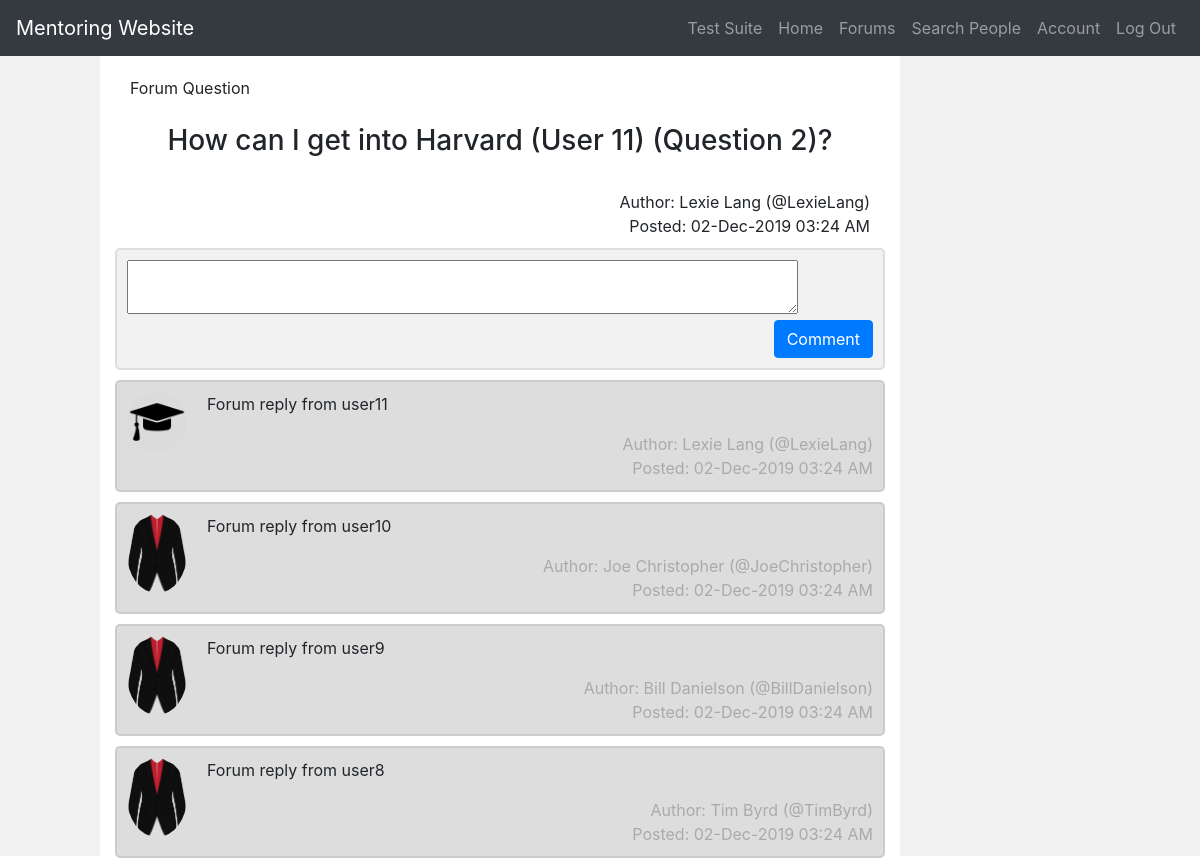
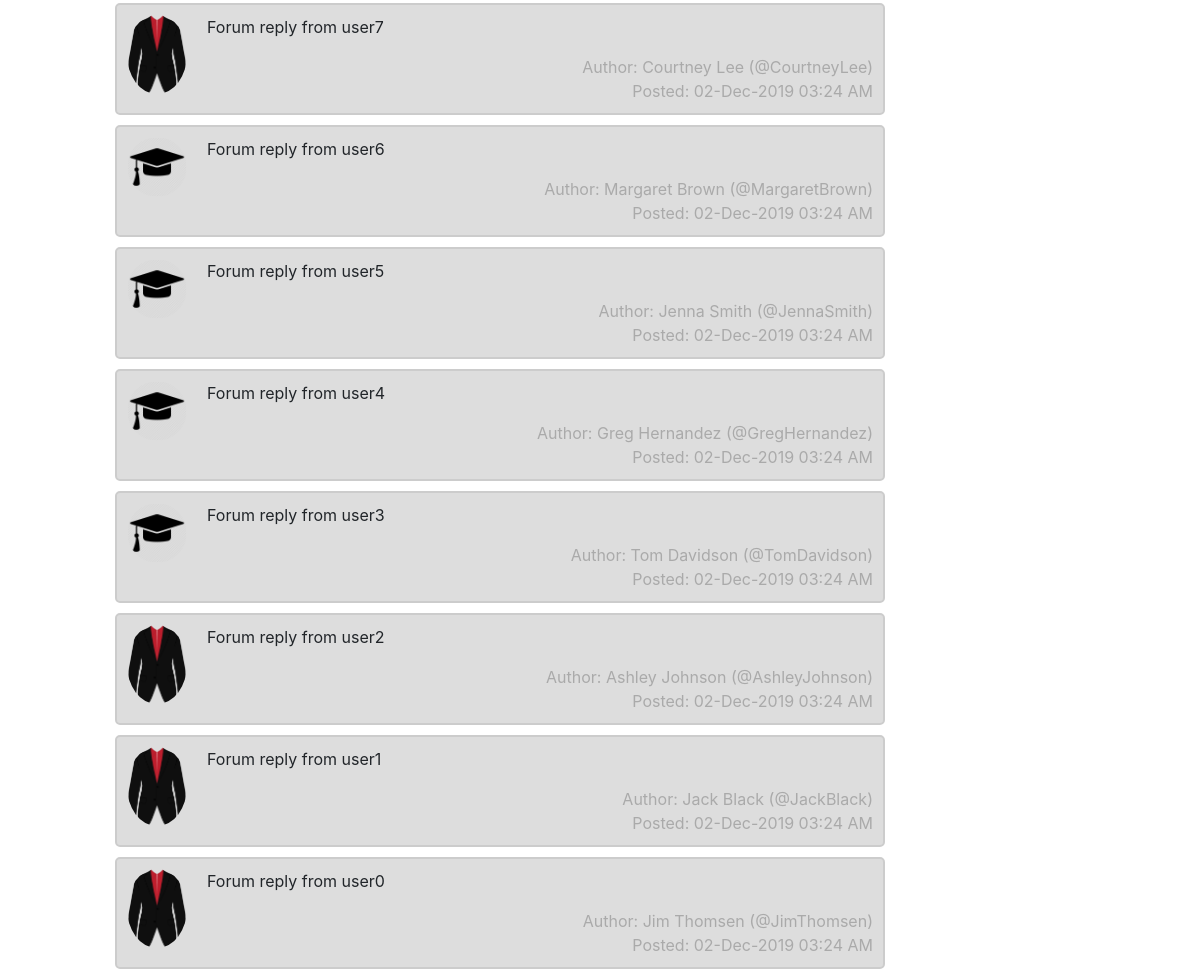
/thread/24, run on an earlier commit of the app's database (2 pictures, top to bottom).
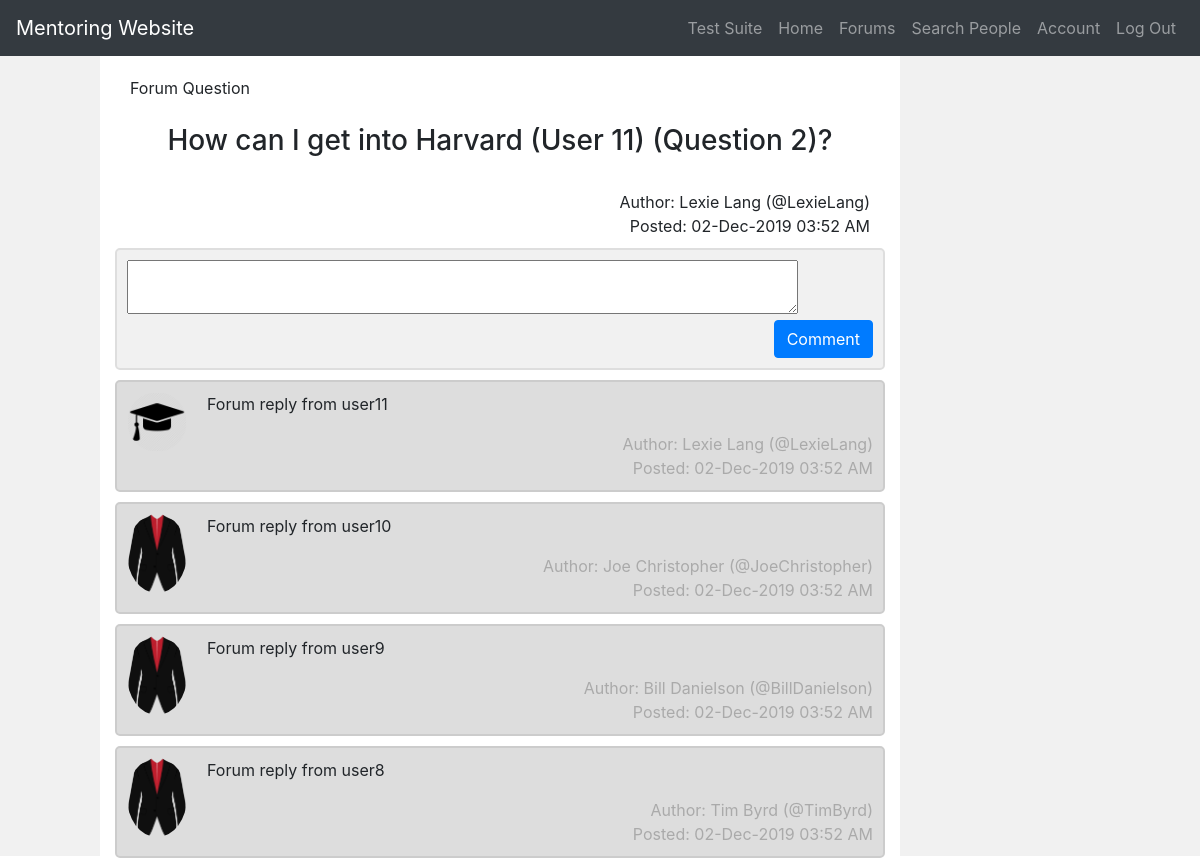
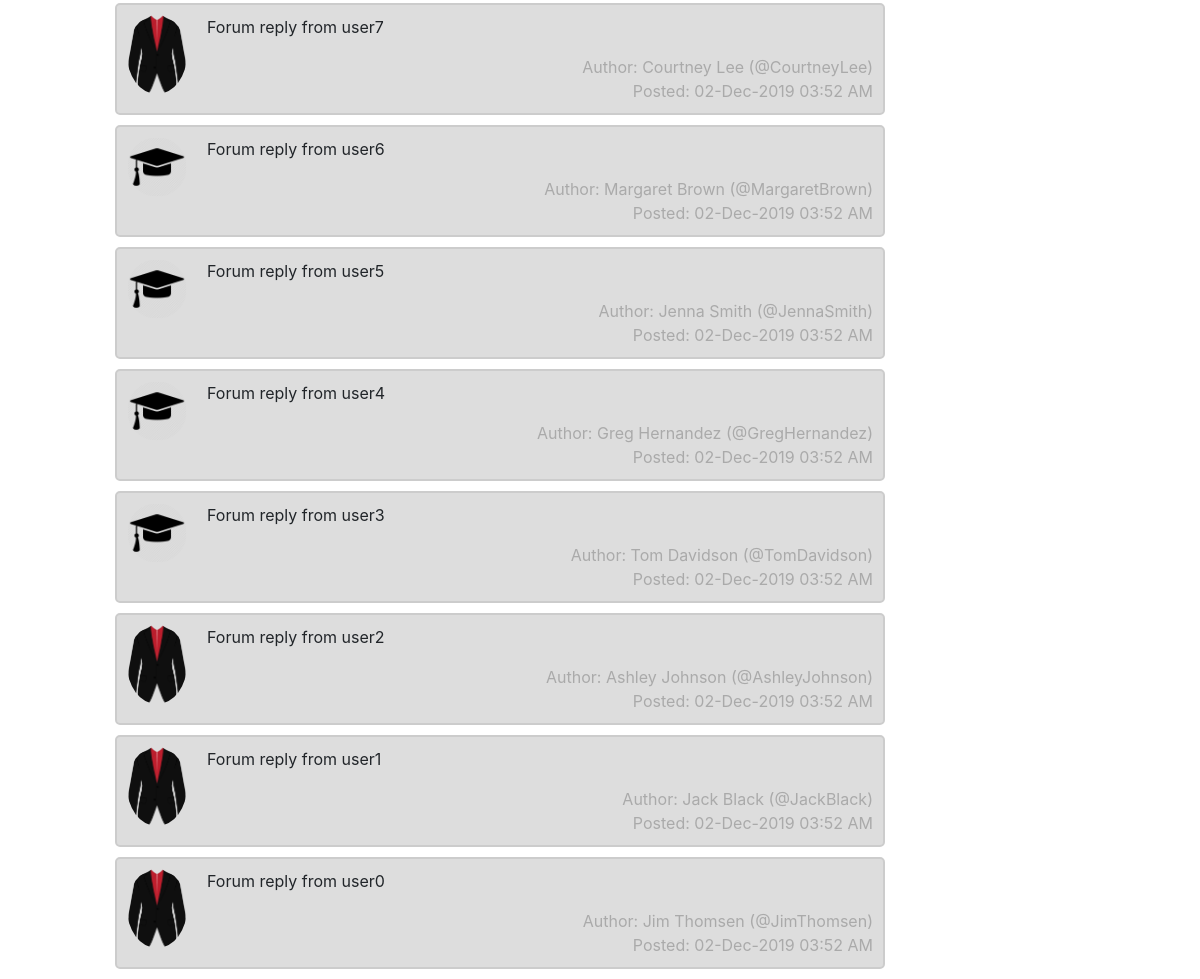
And on a later commit of the database (2 pictures, top to bottom).
### db_models.py (models this page shows, shortened)
class ForumQuestion(db.Model):
    __tablename__ = 'ForumQuestions'
    id = db.Column(db.Integer, primary_key=True, nullable=False)
    author_username = db.Column(db.String(64), db.ForeignKey('Users.username'), nullable=False)
    content = db.Column(db.Text(), nullable=False)
    post_time = db.Column(db.DateTime, index=True, default=datetime.utcnow, nullable=False)
    forum_posts = db.relationship("ForumPost", backref='question', lazy='dynamic')

class ForumPost(db.Model):
    __tablename__ = 'ForumPosts'
    id = db.Column(db.Integer, primary_key=True)
    author_username = db.Column(db.String(64), db.ForeignKey('Users.username'))
    forum_question_id = db.Column(db.Integer, db.ForeignKey('ForumQuestions.id'))
    content = db.Column(db.Text())
    post_time = db.Column(db.DateTime, index=True, default=datetime.utcnow)

### main.py (the view, shortened to what this page needs)
@app.route('/thread/<int:question_id>', methods=['GET', 'POST'])
def thread(question_id):
    form = CommentForm()
    return render_template('thread.html', form=form, question_id=question_id)

### forms.py
class CommentForm(FlaskForm):
    comment = StringField(widget=TextArea(), validators=[DataRequired()])
    submit = SubmitField('Add Comment')

### funcs.py (called while the page is built)
def is_mentee(u):
    return u.grade not in MENTOR_GRADES

def sorted_reverse_id_order(l):
    return sorted(l, key=lambda p: p.id, reverse=True)

def get_forum_question_posts(forum_q):
    return sorted_reverse_id_order(list(forum_q.forum_posts))

def get_user_by_username(uname):
    return User.query.get(uname)

def date_to_string(dt_obj):
    return dt_obj.strftime("%d-%b-%Y %I:%M %p")

def id_to_forum_question(question_id):
    return ForumQuestion.query.get(question_id)

### templates/thread.html (shortened to what this page needs)
{% extends "base.html" %}
{% block page_content %}
<div class="container-fluid">
  <div class="row">
    <div class="col-sm-1 sidebar">
      <div class= "mar-top">
          <br>
      </div>
    </div>
    <div class="col-sm-8">
      <div class= "mar-top">
        {% block content %}
          <div class="col-sm-12" align="left">Forum Question</div><br>
          <div class="col-sm-12" align="center"> <h3>{{ id_to_forum_question(question_id).content }}</h3><br></div>
          <div class="col-sm-12" align="right">Author: {% with u = get_user_by_username(id_to_forum_question(question_id).author_username) %}{{ u.first_name }} {{ u.last_name }} (@{{ u.username }}){% endwith %}</div>
          <div class="col-sm-12" align="right">Posted: {{ date_to_string(id_to_forum_question(question_id).post_time) }}</div>
        <form action="" method="post" novalidate>
          <div class="chat">
            {{ form.comment( id="ta", cols="90", rows="2") }}<br>
            <span class="time-right">
              {{ form.submit(value = "Comment", class="btn btn-primary") }}
            </span>
          </div>
        </form>
          {% for fp in get_forum_question_posts(id_to_forum_question(question_id)) %}
          {% with u = get_user_by_username(fp.author_username) %}
          <div class="chat dark">
              <img src="{{ url_for('static', filename='mentee.jpg' if is_mentee(u) else 'mentor.jpg') }}" alt="Avatar">
              <p>{{ fp.content}}</p>
              <span class="time-right">Author: {{ u.first_name}} {{ u.last_name }} (@{{ u.username }})</span><br>
              <span class="time-right">Posted: {{ date_to_string(fp.post_time) }}</span>
          </div>
          {% endwith %}
          {% endfor %}
        {% endblock %}
      </div>
    </div>
    <div class="col sidebar">
        <br>
    </div>
  </div>
</div>
{% endblock %}

What changed in the data, as far as the page shows it:
changed ForumQuestion "How can I get into Harvard (User 11) (Question 2)?": post_time "02-Dec-2019 03:24 AM" → "02-Dec-2019 03:52 AM"
changed ForumPost "Forum reply from user11": post_time "02-Dec-2019 03:24 AM" → "02-Dec-2019 03:52 AM"
changed ForumPost "Forum reply from user10": post_time "02-Dec-2019 03:24 AM" → "02-Dec-2019 03:52 AM"
changed ForumPost "Forum reply from user9": post_time "02-Dec-2019 03:24 AM" → "02-Dec-2019 03:52 AM"
changed ForumPost "Forum reply from user8": post_time "02-Dec-2019 03:24 AM" → "02-Dec-2019 03:52 AM"
changed ForumPost "Forum reply from user7": post_time "02-Dec-2019 03:24 AM" → "02-Dec-2019 03:52 AM"
changed ForumPost "Forum reply from user6": post_time "02-Dec-2019 03:24 AM" → "02-Dec-2019 03:52 AM"
changed ForumPost "Forum reply from user5": post_time "02-Dec-2019 03:24 AM" → "02-Dec-2019 03:52 AM"
changed ForumPost "Forum reply from user4": post_time "02-Dec-2019 03:24 AM" → "02-Dec-2019 03:52 AM"
changed ForumPost "Forum reply from user3": post_time "02-Dec-2019 03:24 AM" → "02-Dec-2019 03:52 AM"
changed ForumPost "Forum reply from user2": post_time "02-Dec-2019 03:24 AM" → "02-Dec-2019 03:52 AM"
changed ForumPost "Forum reply from user1": post_time "02-Dec-2019 03:24 AM" → "02-Dec-2019 03:52 AM"
changed ForumPost "Forum reply from user0": post_time "02-Dec-2019 03:24 AM" → "02-Dec-2019 03:52 AM"
